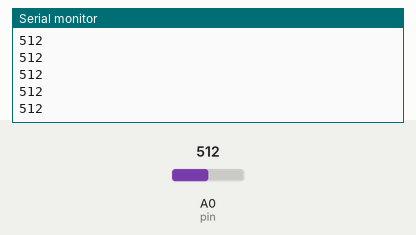
This sketch was run on a simulated Arduino Uno, built with avr-gcc and run on an emulated ATmega328P. On the bench: the last lines printed to the serial monitor. Inputs (shaded band) come from the test bench; at power-on: A0 (pin) = 512.

Above: at 1.2 s.
1.3 s: A0 (pin) set to 716
At 2.1 s:
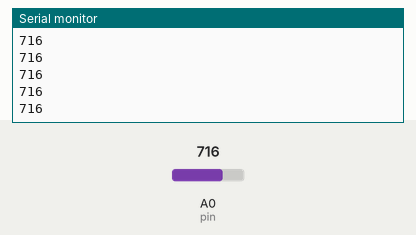
2.8 s: A0 (pin) set to 900
At 3.5 s:
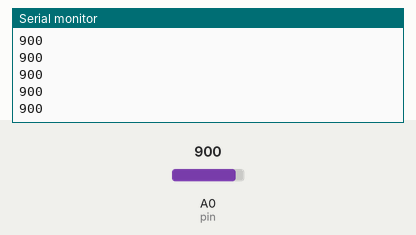
Timing chart, 0 to 5.8 s (numbered marks = the images above; inputs shaded):
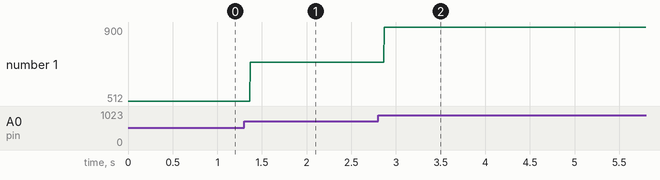

Measured:
- after the input at 1.3 s, the serial monitor: prints a new line after 0.07 s (image 1)
- after the input at 2.8 s, the serial monitor: prints a new line after 0.07 s (image 2)
- plotted number 1: 512 → 716 after the input at 1.3 s, 716 → 900 after the input at 2.8 s

The sketch:

02.DetectingLight.ino
```cpp
// Detecting Light (simple)

// select the input pin for the photoresistos
const int pin = 0;

// variable to store the value coming from the sensor
int val = 0;

void setup() {
  Serial.begin(9600);
}

void loop()  {
  // read the voltage on the photoresistor
  val = analogRead(pin);
  Serial.println(val);
}
```
